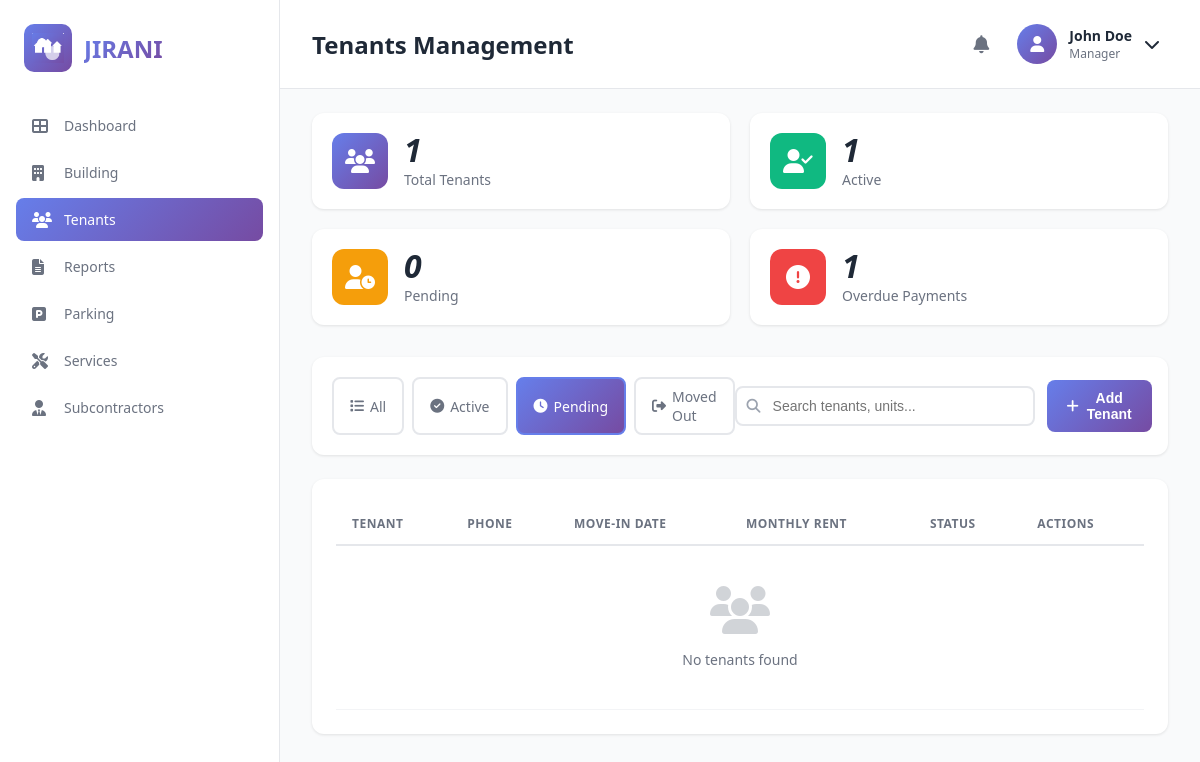
Page /tenants/?status=pending (signed in) on the earlier database version.
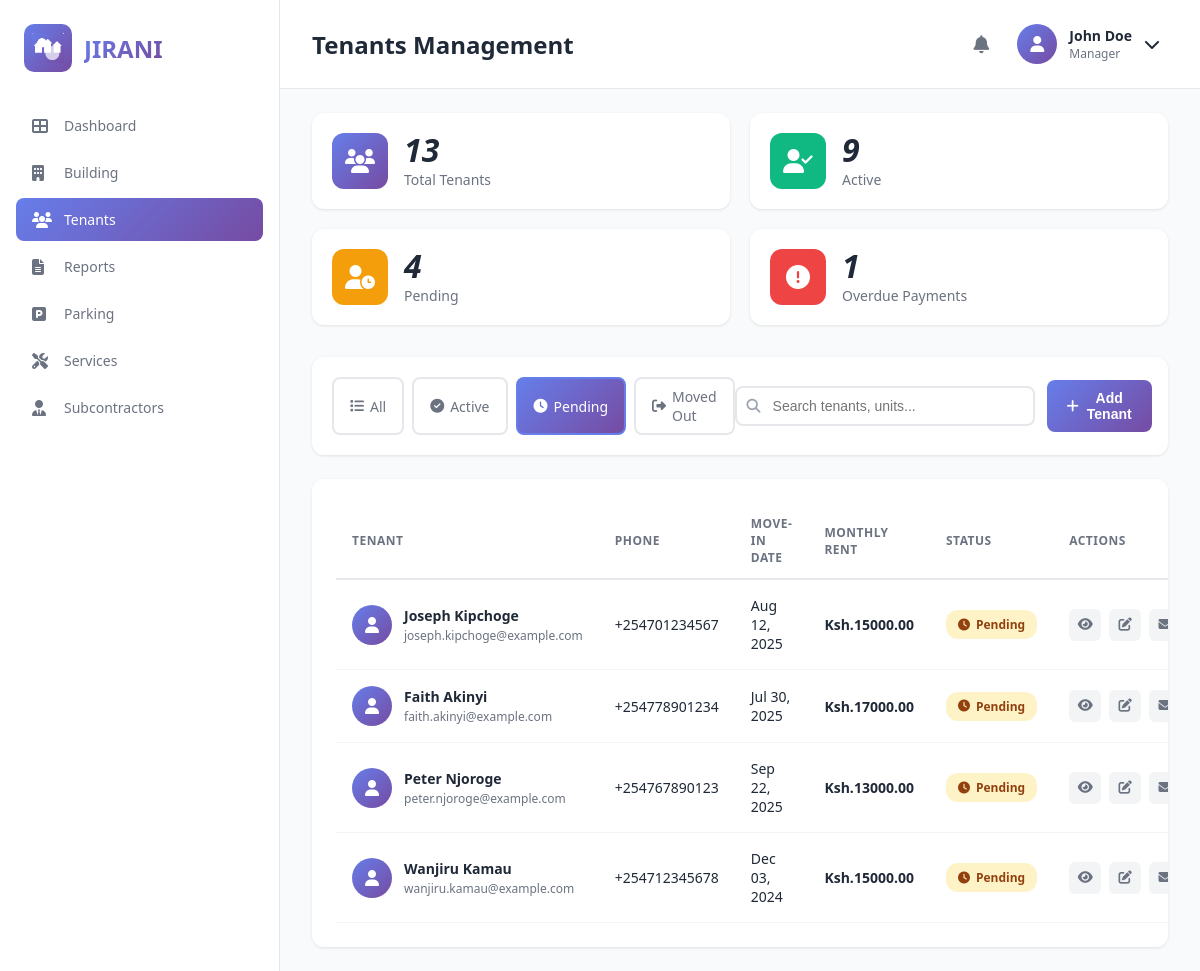
Same page on the later database version.
### dashboard/models.py (models this page shows, shortened)
class Resident(models.Model):
    STATUS_CHOICES = [
        ('active', 'Active'),
        ('pending', 'Pending'),
        ('moved_out', 'Moved Out'),
    ]
    user = models.OneToOneField(User, on_delete=models.CASCADE)
    unit_number = models.CharField(max_length=10)
    phone = models.CharField(max_length=15)
    move_in_date = models.DateField()
    monthly_rent = models.DecimalField(max_digits=10, decimal_places=2, default=10000.00)
    is_active = models.BooleanField(default=True)
    status = models.CharField(max_length=20, choices=STATUS_CHOICES, default='active')

### dashboard/views.py (the view, shortened to what this page needs)
# urls.py: path('tenants/', views.tenants_view, name='tenants'),
@login_required
def tenants_view(request):
    all_residents = Resident.objects.select_related('user').order_by('-id')
    filter_status = request.GET.get('status', 'all')
    search_query = request.GET.get('search', '')
    if filter_status == 'active':
        residents = all_residents.filter(status='active')
    elif filter_status == 'pending':
        residents = all_residents.filter(status='pending')
    elif filter_status == 'moved_out':
        residents = all_residents.filter(status='moved_out')
    else:
        residents = all_residents
    stats = {
        'total': all_residents.count(),
        'active': all_residents.filter(status='active').count(),
        'pending': all_residents.filter(status='pending').count(),
        'moved_out': all_residents.filter(status='moved_out').count(),
    }
    from datetime import date
    current_month = date.today().month
    overdue = Payment.objects.filter(
        due_date__month__lt=current_month,
        paid=False
    ).values('resident').distinct().count()
    context = {
        'residents': residents,
        'stats': stats,
        'overdue': overdue,
        'filter_status': filter_status,
        'search_query': search_query,
    }
    return render(request, 'dashboard/tenants.html', context)

### dashboard/templates/dashboard/tenants.html (shortened to what the changed rows need)
{% load static %}
<!DOCTYPE html>
<html lang="en">
<head>
    <link rel="stylesheet" href="{% static 'css/style.css' %}">
    <link rel="stylesheet" href="https://cdnjs.cloudflare.com/ajax/libs/font-awesome/6.4.0/css/all.min.css">
</head>
<body>
    <div class="container">
        <aside class="sidebar">
            <div class="logo">
                <h1>JIRANI</h1>
            </div>
        </aside>
        <main class="main-content">
            <header class="top-nav">
                <h2 style="font-size: 24px; font-weight: 700; color: #1f2937;">Tenants Management</h2>
            </header>
            <div class="tenants-page">
                <div class="stats-grid">
                    <div class="stat-card">
                        <div class="stat-content">
                            <div class="stat-number">{{ stats.total }}</div>
                            <div class="stat-label">Total Tenants</div>
                        </div>
                    </div>
                    <div class="stat-card">
                        <div class="stat-content">
                            <div class="stat-number">{{ stats.active }}</div>
                            <div class="stat-label">Active</div>
                        </div>
                    </div>
                    <div class="stat-card">
                        <div class="stat-content">
                            <div class="stat-number">{{ stats.pending }}</div>
                            <div class="stat-label">Pending</div>
                        </div>
                    </div>
                </div>
                <div class="tenants-table-container">
                    <table class="tenants-table">
                        <thead>
                            <tr>
                                <th>Tenant</th>
                                <th>Phone</th>
                                <th>Move-in Date</th>
                                <th>Monthly Rent</th>
                                <th>Status</th>
                                <th>Actions</th>
                            </tr>
                        </thead>
                        <tbody>
                            {% for resident in residents %}
                            <tr data-resident-id="{{ resident.id }}">
                                <td>
                                    <div class="tenant-info">
                                        <div class="tenant-avatar">
                                            <i class="fas fa-user"></i>
                                        </div>
                                        <div class="tenant-details">
                                            <div class="tenant-name">{{ resident.user.get_full_name }}</div>
                                            <div class="tenant-email">{{ resident.user.email }}</div>
                                        </div>
                                    </div>
                                </td>
                                <td>{{ resident.phone }}</td>
                                <td>{{ resident.move_in_date|date:"M d, Y" }}</td>
                                <td><strong>Ksh.{{ resident.monthly_rent|floatformat:2 }}</strong></td>
                                <td>
                                    {% if resident.status == 'active' %}
                                        <span class="status-badge active">
                                            <i class="fas fa-check-circle"></i> Active
                                        </span>
                                    {% elif resident.status == 'pending' %}
                                        <span class="status-badge pending">
                                            <i class="fas fa-clock"></i> Pending
                                        </span>
                                    {% else %}
                                        <span class="status-badge moved-out">
                                            <i class="fas fa-times-circle"></i> Moved Out
                                        </span>
                                    {% endif %}
                                </td>
                                <td>
                                    <div class="action-buttons">
                                        <button class="btn-icon" title="View Details">
                                            <i class="fas fa-eye"></i>
                                        </button>
                                        <button class="btn-icon" title="Edit">
                                            <i class="fas fa-edit"></i>
                                        </button>
                                        <button class="btn-icon" title="Message">
                                            <i class="fas fa-envelope"></i>
                                        </button>
                                    </div>
                                </td>
                            </tr>
                            {% empty %}
                            <tr>
                                <td colspan="7" style="text-align: center; padding: 40px; color: #6b7280;">
                                    <i class="fas fa-users" style="font-size: 48px; margin-bottom: 16px; opacity: 0.3;"></i>
                                    <div>No tenants found</div>
                                </td>
                            </tr>
                            {% endfor %}
                        </tbody>
                    </table>
                </div>
            </div>
        </main>
    </div>
</body>
</html>

Differences in the rows shown:
added Resident: user.get_full_name "Joseph Kipchoge", user.email "joseph.kipchoge@example.com", phone "+254701234567", move_in_date "Aug 12, 2025", monthly_rent "15000.00", status "pending" (drawn)
added Resident: user.get_full_name "Faith Akinyi", user.email "faith.akinyi@example.com", phone "+254778901234", move_in_date "Jul 30, 2025", monthly_rent "17000.00", status "pending" (drawn)
added Resident: user.get_full_name "Peter Njoroge", user.email "peter.njoroge@example.com", phone "+254767890123", move_in_date "Sep 22, 2025", monthly_rent "13000.00", status "pending" (drawn)
added Resident: user.get_full_name "Wanjiru Kamau", user.email "wanjiru.kamau@example.com", phone "+254712345678", move_in_date "Dec 03, 2024", monthly_rent "15000.00", status "pending" (drawn)
Other differences:
{{ stats.total }}: "1" → "13"
{{ stats.active }}: "1" → "9"
{{ stats.pending }}: "0" → "4"
text no longer shown: "No tenants found"
